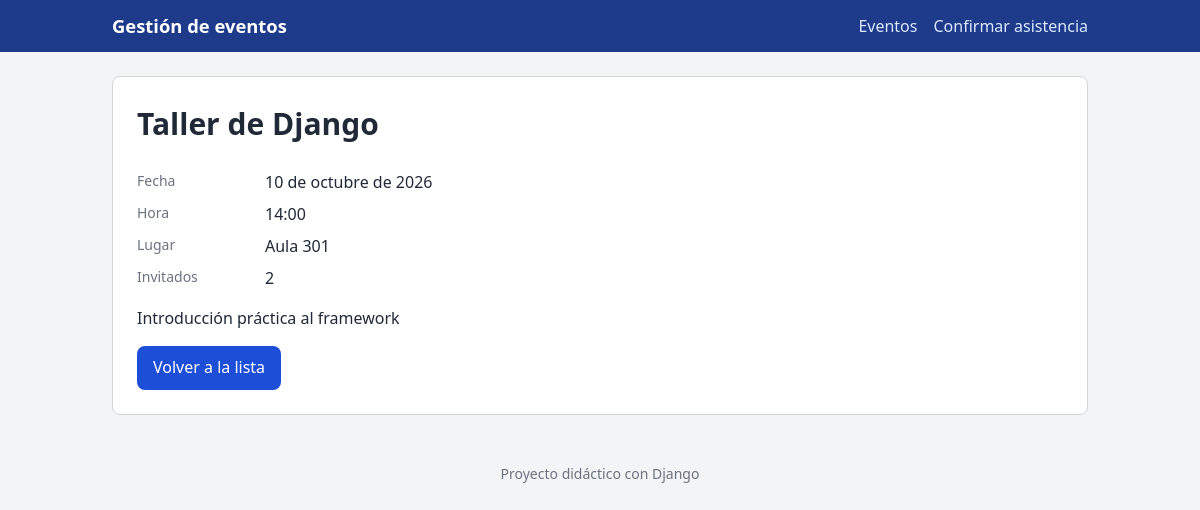
The app's page /eventos/2/ with its own data.
### eventos/models.py (models this page shows, shortened)
class Evento(models.Model):
    nombre = models.CharField(max_length=150)
    descripcion = models.TextField(blank=True)
    fecha = models.DateField()
    hora = models.TimeField()
    lugar = models.CharField(max_length=150)
    class Meta:
        ordering = ["fecha", "hora"]

### eventos/views.py (the view)
# urls.py: path("eventos/<int:evento_id>/", views.detalle, name="detalle"),
def detalle(request, evento_id):
    evento = get_object_or_404(Evento, pk=evento_id)
    return render(request, "eventos/detalle.html", {"evento": evento})

### eventos/templates/eventos/detalle.html (shortened to what this page needs)
{% extends "core/base.html" %}
{% block contenido %}
    <article class="detalle">
        <h1>{{ evento.nombre }}</h1>
        <dl class="datos">
            <dt>Fecha</dt>
            <dd>{{ evento.fecha }}</dd>
            <dt>Hora</dt>
            <dd>{{ evento.hora|time:"H:i" }}</dd>
            <dt>Lugar</dt>
            <dd>{{ evento.lugar }}</dd>
            <dt>Invitados</dt>
            <dd>{{ evento.invitados.count }}</dd>
        </dl>
        {% if evento.descripcion %}
            <p>{{ evento.descripcion|linebreaksbr }}</p>
        {% endif %}
        <a class="boton" href="{% url 'eventos:lista' %}">Volver a la lista</a>
    </article>
{% endblock %}

### core/static/core/estilos.css (style rules this page uses)
:root { --color-principal: #1d4ed8; --color-oscuro: #1e3a8a; --color-fondo: #f3f4f6; --color-tarjeta: #ffffff; --color-texto: #1f2937; --color-suave: #6b7280; --color-borde: #d1d5db; --color-error: #b91c1c; --radio: 0.5rem; }
* { box-sizing: border-box; }
body { margin: 0; font-family: system-ui, -apple-system, "Segoe UI", Roboto, sans-serif; line-height: 1.5; color: var(--color-texto); background: var(--color-fondo); }
h1 { font-size: 1.5rem; margin: 0 0 1rem; }
a { color: var(--color-principal); }
.boton { display: block; width: 100%; min-height: 2.75rem; padding: 0.6rem 1rem; border: 0; border-radius: var(--radio); background: var(--color-principal); color: #ffffff; font-size: 1rem; text-align: center; text-decoration: none; cursor: pointer; }
.detalle { background: var(--color-tarjeta); border: 1px solid var(--color-borde); border-radius: var(--radio); padding: 1rem; overflow-wrap: anywhere; }
.datos { display: grid; grid-template-columns: 1fr; margin: 0 0 1rem; }
.datos dt { margin-top: 0.75rem; color: var(--color-suave); font-size: 0.875rem; }
.datos dd { margin: 0; }
@media (min-width: 768px) { h1 { font-size: 1.875rem; } }
@media (min-width: 768px) { .boton { display: inline-block; width: auto; } }
@media (min-width: 768px) { .datos { grid-template-columns: 8rem 1fr; } }
@media (min-width: 768px) { .datos dt, .datos dd { margin-top: 0.5rem; } }
@media (min-width: 1024px) { .detalle { padding: 1.5rem; } }

### records on screen
Evento: nombre "Taller de Django", fecha "10 de octubre de 2026", hora "14:00", lugar "Aula 301", invitados.count "2", descripcion "Introducción práctica al framework"
